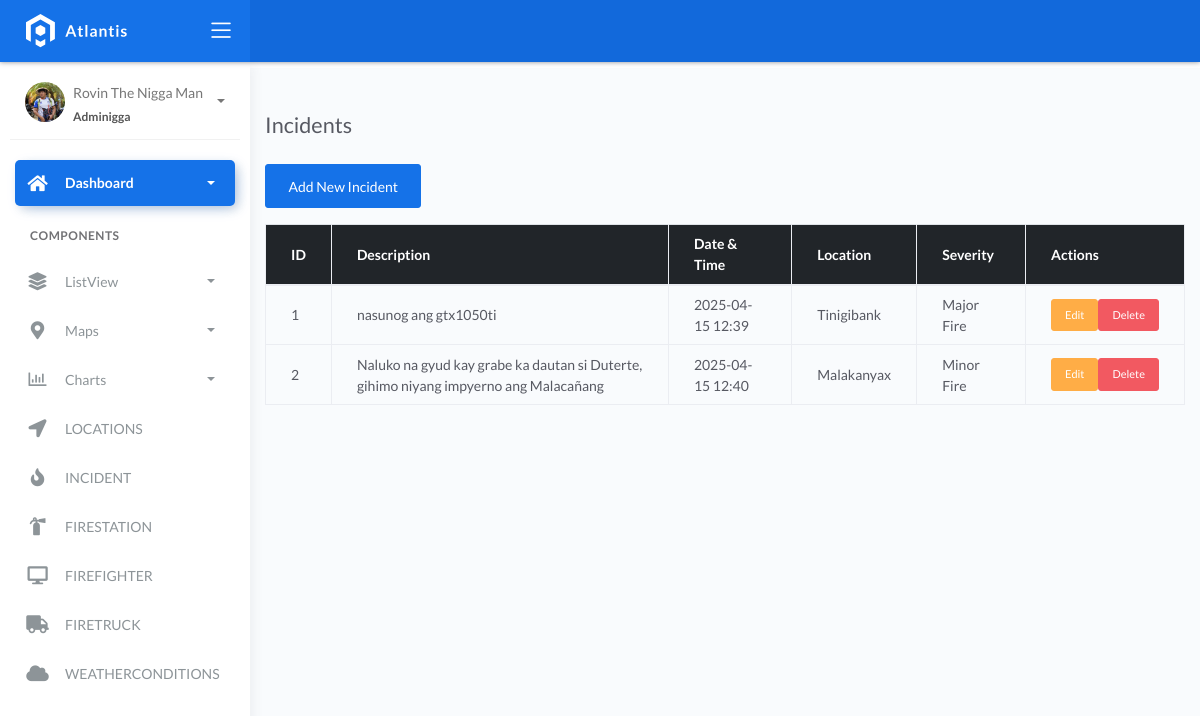
Screenshot of /incident_list/ with the database file from the repository.
### fire/models.py (models this page shows, shortened)
class BaseModel(models.Model):
    created_at = models.DateTimeField(auto_now_add=True, db_index=True)
    updated_at = models.DateTimeField(auto_now=True)
    class Meta:
        abstract = True

class Incident(BaseModel):
    SEVERITY_CHOICES = (
        ('Minor Fire', 'Minor Fire'),
        ('Moderate Fire', 'Moderate Fire'),
        ('Major Fire', 'Major Fire'),
    )
    location = models.ForeignKey(Locations, on_delete=models.CASCADE)
    date_time = models.DateTimeField(blank=True, null=True)
    severity_level = models.CharField(max_length=45, choices=SEVERITY_CHOICES)
    description = models.CharField(max_length=250)

class Locations(BaseModel):
    name = models.CharField(max_length=150)
    latitude = models.DecimalField(
        max_digits=22, decimal_places=16, null=True, blank=True)
    longitude = models.DecimalField(
        max_digits=22, decimal_places=16, null=True, blank=True)
    address = models.CharField(max_length=150)
    city = models.CharField(max_length=150)  # can be in separate table
    country = models.CharField(max_length=150)  # can be in separate table

### fire/views.py (the view)
# urls.py: path('incident_list/', IncidentListView.as_view(), name='incident-list'),
class IncidentListView(ListView):
    model = Incident
    template_name = 'incident_list.html'
    context_object_name = 'incidents'

### templates/incident_list.html
{% extends 'base.html' %}
{% block content %}
<div class="container mt-5">
    <h2 class="mb-4">Incidents</h2>
    <a href="{% url 'incident-add' %}" class="btn btn-primary mb-3">Add New Incident</a>
    <table class="table table-bordered table-hover">
        <thead class="table-dark">
            <tr>
                <th>ID</th>
                <th>Description</th>
                <th>Date & Time</th>
                <th>Location</th>
                <th>Severity</th>
                <th>Actions</th>
            </tr>
        </thead>
        <tbody>
            {% for incident in incidents %}
            <tr>
                <td>{{ incident.id }}</td>
                <td>{{ incident.description }}</td>
                <td>{{ incident.date_time|date:"Y-m-d H:i" }}</td>
                <td>{{ incident.location.name }}</td>
                <td>{{ incident.severity_level }}</td>
                <td>
                    <div class="d-flex gap-2">
                        <a href="{% url 'incident-update' incident.pk %}" class="btn btn-sm btn-warning">Edit</a>
                        <a href="{% url 'incident-delete' incident.pk %}" class="btn btn-sm btn-danger">Delete</a>
                    </div>
                </td>
            </tr>
            {% empty %}
            <tr>
                <td colspan="6" class="text-center">No incidents found.</td>
            </tr>
            {% endfor %}
        </tbody>
    </table>
</div>
{% endblock %}

### rows the page displays
Incident: id "1", description "nasunog ang gtx1050ti", date_time "2025-04-15 12:39", location.name "Tinigibank", severity_level "Major Fire"
Incident: id "2", description "Naluko na gyud kay grabe ka dautan si Duterte, gihimo niyang impyerno ang Malacañang", date_time "2025-04-15 12:40", location.name "Malakanyax", severity_level "Minor Fire"
